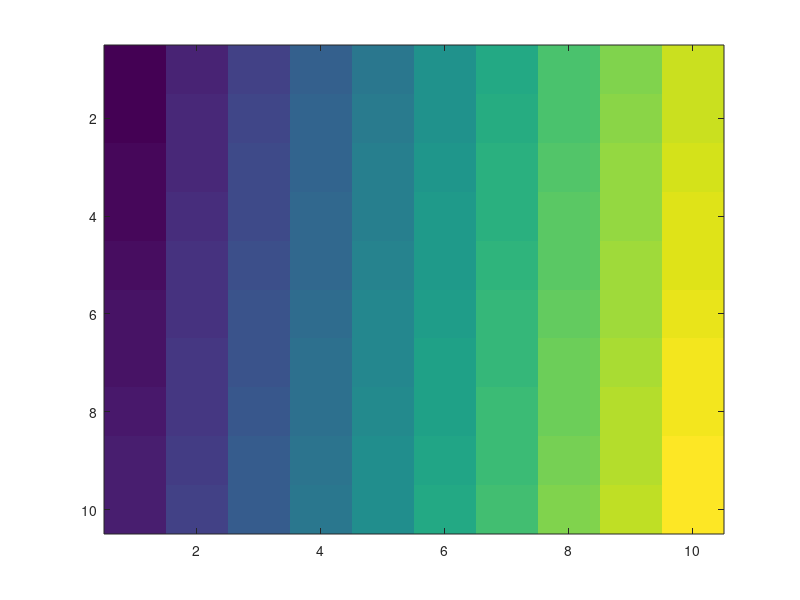
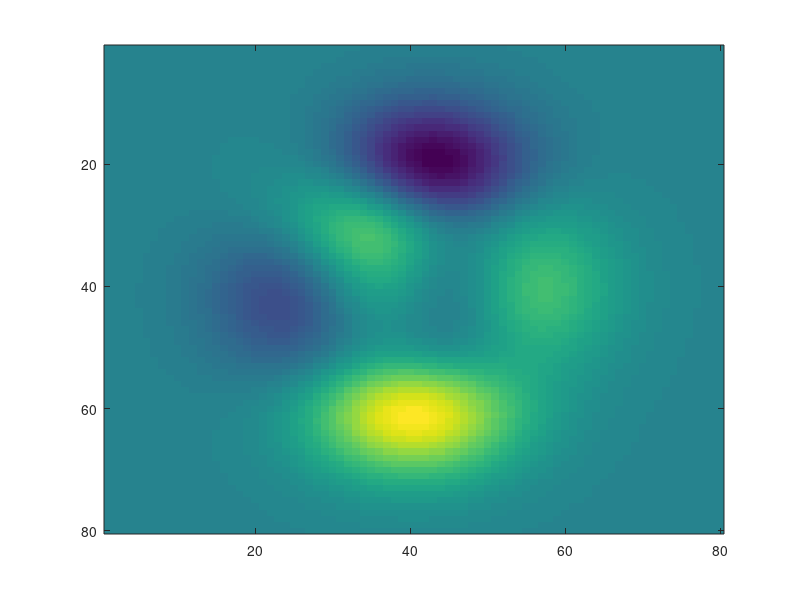
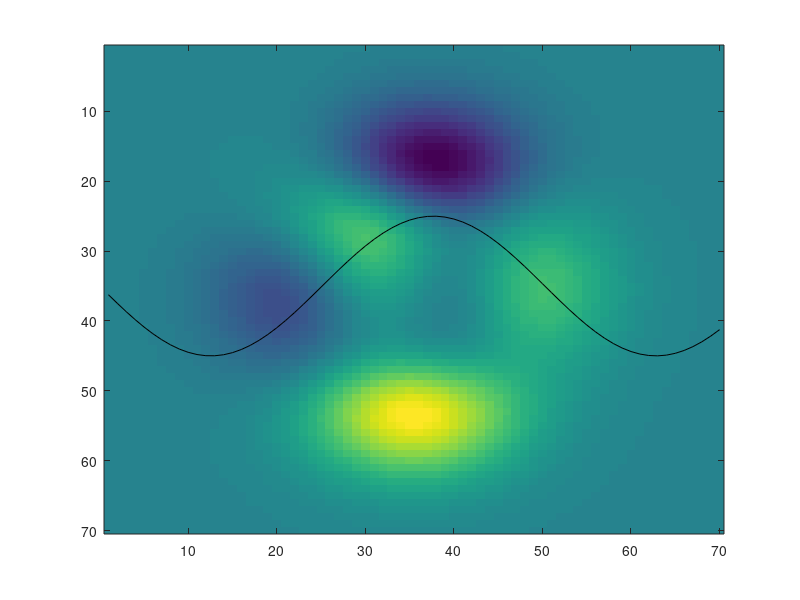
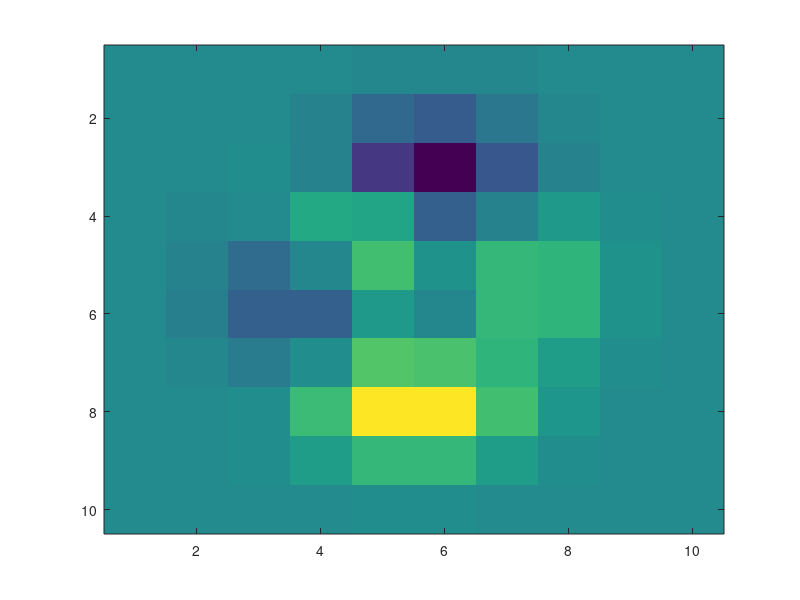

The MATLAB source for these figures, in order: (Note: this script raises an error after producing the figures.)
function summary = runM35BackendPlannerTests(outputDirectory)
%RUNM35BACKENDPLANNERTESTS Validate deterministic scalar-image planning.
    repositoryRoot = fileparts(fileparts(mfilename('fullpath')));
    if nargin < 1
        outputDirectory = fullfile(repositoryRoot, '.audit', 'm35-planner');
    end
    addpath(fullfile(repositoryRoot, 'src'));
    resetDirectory(outputDirectory);
    cases = { ...
        'P1_explicit_vector', @() explicitDecision('vector','vector','explicit_vector',10000); ...
        'P2_explicit_hybrid', @() explicitDecision('hybrid','hybrid','explicit_hybrid',4); ...
        'P3_auto_tiny_vector', @() publicAuto(outputDirectory, 10, 10, 'vector'); ...
        'P4_below_threshold', @() boundaryDecision(4095,'vector'); ...
        'P5_exact_threshold', @() boundaryDecision(4096,'vector'); ...
        'P6_above_threshold', @() boundaryDecision(4097,'hybrid'); ...
        'P7_auto_250_hybrid', @() sizeDecision(250,250,'hybrid'); ...
        'P8_auto_500_hybrid', @() sizeDecision(500,500,'hybrid'); ...
        'P9_rectangular_equivalence', @() rectangularEquivalence(); ...
        'P10_no_image', @() noImageDecision(); ...
        'P11_profile_independence', @() profileIndependence(); ...
        'P12_mixed_image_line', @() mixedPublic(outputDirectory); ...
        'P13_multiple_axes', @() multipleAxesDecision(); ...
        'P14_exportset_auto_default', @() setAuto(outputDirectory); ...
        'P15_exportset_override', @() setOverride(outputDirectory); ...
        'P16_manifest_metadata', @() manifestMetadata(outputDirectory); ...
        'P17_deterministic_repeat', @() deterministicRepeat(); ...
        'P18_rgb_unsupported', @() unsupportedRgb(outputDirectory); ...
        'P19_alpha_unsupported', @() unsupportedAlpha(outputDirectory); ...
        'P20_invalid_backend', @() invalidBackend(outputDirectory); ...
        'P21_policy_metadata', @() policyMetadata(); ...
        'P22_explicit_vector_large', @() explicitDecision('vector','vector','explicit_vector',250000); ...
        'P23_explicit_hybrid_tiny', @() publicExplicitHybrid(outputDirectory); ...
        'P24_architecture_invariant', @() architectureInvariant(repositoryRoot)};
    rows = cell(size(cases,1),4); failures = 0;
    for k = 1:size(cases,1)
        try
            detail = cases{k,2}(); status = 'PASS';
        catch err
            status = 'FAIL'; failures = failures + 1;
            detail = sprintf('%s: %s', identifierText(err.identifier), oneLine(err.message));
        end
        rows(k,:) = {cases{k,1},status,detail,'planner'};
    end
    resultPath = fullfile(outputDirectory,'planner-results.tsv'); writeRows(resultPath,rows);
    summary = struct('failures',failures,'tests',size(rows,1),'resultPath',resultPath);
    if failures > 0
        fprintf(2,'M3.5 planner diagnostics from %s:\n%s',resultPath,fileread(resultPath));
        error('M2T:M35PlannerTestsFailed','%d M3.5 planner tests failed.',failures);
    end
end

function detail = explicitDecision(requested, selected, reason, cells)
    decision=m2t.planning.selectImageBackend(imageIr(1,cells),requested);
    assert(strcmp(decision.selected,selected)&&strcmp(decision.reason,reason));
    detail=sprintf('%s request selects %s for %d cells',requested,selected,cells);
end

function detail = publicAuto(root, rows, columns, selected)
    [fig,cleanup]=imageFigure(reshape(1:(rows*columns),rows,columns));
    result=m2t.export(fig,fullfile(root,sprintf('auto-%dx%d',rows,columns)), ...
        'ImageBackend','auto'); assert(result.success);
    assertDecision(result,'auto',selected,reasonFor(selected));
    if strcmp(selected,'hybrid'),assert(numel(result.render.assets)==1);else,assert(isempty(result.render.assets));end
    detail=sprintf('%dx%d auto selected %s and compiled',rows,columns,selected);clear cleanup;
end

function detail = boundaryDecision(cells, expected)
    decision=m2t.planning.selectImageBackend(imageIr(1,cells),'auto');
    assert(strcmp(decision.selected,expected)&&decision.maxImageCells==cells);
    detail=sprintf('%d cells select %s',cells,expected);
end

function detail = sizeDecision(rows,columns,expected)
    decision=m2t.planning.selectImageBackend(imageIr(rows,columns),'auto');
    assert(strcmp(decision.selected,expected));
    detail=sprintf('%dx%d=%d selects %s',rows,columns,rows*columns,expected);
end

function detail = rectangularEquivalence()
    shapes=[100 100;50 200;20 500;1 10000]; selected=cell(1,4);
    for k=1:4
        decision=m2t.planning.selectImageBackend(imageIr(shapes(k,1),shapes(k,2)),'auto');
        selected{k}=decision.selected;
    end
    assert(all(strcmp(selected,'hybrid')));
    detail='100x100, 50x200, 20x500, and 1x10000 all select hybrid';
end

function detail = noImageDecision()
    ax=m2t2.ir.makeAxes();line=m2t2.ir.makeLineSeries();line.x=[1 2];line.y=[1 2];ax.series={line};
    decision=m2t.planning.selectImageBackend(m2t2.ir.makeFigure({ax}),'auto');
    assert(strcmp(decision.selected,'vector')&&strcmp(decision.reason,'no_image_layer'));
    detail='line-only FigureIR selects vector with no_image_layer';
end

function detail = profileIndependence()
    [fig,cleanup]=imageFigure(peaks(80));analysis=m2t.internal.analyzeFigure(fig);
    before=m2t.planning.selectImageBackend(analysis.ir,'auto');
    selection=m2t.profile.getSelection('publication',[]);
    transformed=m2t.profile.apply(analysis.ir,selection.profile,selection.width);
    after=m2t.planning.selectImageBackend(transformed.ir,'auto');
    assert(strcmp(before.selected,after.selected)&&strcmp(before.reason,after.reason));
    detail='profile geometry does not change the 6400-cell decision';clear cleanup;
end

function detail = mixedPublic(root)
    fig=figure('Visible','off');cleanup=onCleanup(@()closeFigure(fig));ax=axes('Parent',fig);
    imagesc(ax,peaks(70));hold(ax,'on');plot(ax,1:70,35+10*sin((1:70)/8),'k-');
    result=m2t.export(fig,fullfile(root,'mixed'),'ImageBackend','auto');
    assert(result.success);assertDecision(result,'auto','hybrid','dense_scalar_image');
    assert(~isempty(strfind(fileread(result.texPath),'\addplot+['))); %#ok<STREMP>
    detail='dense image is hybrid while line stays vector';clear cleanup;
end

function detail = multipleAxesDecision()
    first=imageAxes(20,20,'axes-1');second=imageAxes(80,80,'axes-2');
    decision=m2t.planning.selectImageBackend(m2t2.ir.makeFigure({first second}),'auto');
    assert(decision.imageLayerCount==2&&decision.maxImageCells==6400);
    assert(strcmp(decision.selected,'hybrid'));
    detail='figure-level decision uses largest of two visible image layers';
end

function detail = setAuto(root)
    [small,c1]=imageFigure(peaks(10));[dense,c2]=imageFigure(peaks(65));
    entries=struct('figure',{small,dense},'name',{'small-auto','dense-auto'});
    result=m2t.exportSet(entries,fullfile(root,'set-auto'),'ImageBackend','auto');assert(result.success);
    assert(strcmp(result.entries(1).effective.selectedImageBackend,'vector'));
    assert(strcmp(result.entries(2).effective.selectedImageBackend,'hybrid'));
    detail='set auto resolves small vector and dense hybrid';clear c1 c2;
end

function detail = setOverride(root)
    [fig,cleanup]=imageFigure(peaks(10));
    entry=struct('figure',fig,'name','forced-hybrid','imageBackend','hybrid');
    result=m2t.exportSet(entry,fullfile(root,'set-override'),'ImageBackend','auto');assert(result.success);
    assert(strcmp(result.entries(1).effective.requestedImageBackend,'hybrid'));
    assert(strcmp(result.entries(1).effective.backendReason,'explicit_hybrid'));
    detail='entry explicit hybrid overrides set auto';clear cleanup;
end

function detail = manifestMetadata(root)
    [fig,cleanup]=imageFigure(peaks(65));entry=struct('figure',fig,'name','planned');
    result=m2t.exportSet(entry,fullfile(root,'manifest'),'ImageBackend','auto');assert(result.success);
    text=fileread(result.manifestPath);
    assertContains(text,'"requestedImageBackend":"auto"');
    assertContains(text,'"selectedImageBackend":"hybrid"');
    assertContains(text,'"backendReason":"dense_scalar_image"');
    assertContains(text,'"backendPolicy":"default-v1"');
    detail='schema 1 manifest contains additive planner fields';clear cleanup;
end

function detail = deterministicRepeat()
    ir=imageIr(65,65);first=m2t.planning.selectImageBackend(ir,'auto');
    second=m2t.planning.selectImageBackend(ir,'auto');assert(isequal(first,second));
    detail='repeated normalized input returns identical decision struct';
end

function detail = unsupportedRgb(root)
    rgb=zeros(2,3,3);rgb(:,:,1)=1;fig=figure('Visible','off');cleanup=onCleanup(@()closeFigure(fig));
    image(axes('Parent',fig),rgb);result=m2t.export(fig,fullfile(root,'rgb'),'ImageBackend','auto');
    assert(~result.success&&strcmp(result.status,'unsupported'));
    assert(strcmp(result.diagnostics(1).code,'M2T2:E_IMAGE_RGB_UNSUPPORTED'));
    detail='auto does not hide RGB capability rejection';clear cleanup;
end

function detail = unsupportedAlpha(root)
    [fig,cleanup]=imageFigure([1 2;3 4]);handle=findobj(fig,'Type','image');set(handle,'AlphaData',0.5);
    result=m2t.export(fig,fullfile(root,'alpha'),'ImageBackend','auto');
    assert(~result.success&&strcmp(result.diagnostics(1).code,'M2T2:E_IMAGE_ALPHA_UNSUPPORTED'));
    detail='auto does not hide source-alpha capability rejection';clear cleanup;
end

function detail = invalidBackend(root)
    [fig,cleanup]=imageFigure([1 2;3 4]);result=m2t.export(fig,fullfile(root,'invalid'),'ImageBackend','adaptive');
    assert(~result.success&&strcmp(result.diagnostics(1).code,'M2T:IMAGE_BACKEND_UNKNOWN'));
    assert(exist([fullfile(root,'invalid') '.tex'],'file')~=2);
    detail='unknown request remains a structured no-output error';clear cleanup;
end

function detail = policyMetadata()
    policy=m2t.planning.defaultPolicy();decision=m2t.planning.selectImageBackend(imageIr(64,64),'auto');
    assert(strcmp(policy.id,'default-v1')&&policy.version==1&&policy.maxVectorCells==4096);
    assert(isequal(decision.policy,policy));
    bad=policy;bad.maxVectorCells=0;caught=false;try,m2t.planning.selectImageBackend(imageIr(2,2),'auto',bad);catch err,caught=strcmp(err.identifier,'M2T:BACKEND_POLICY_INVALID');end;assert(caught);
    detail='default-v1 threshold 4096 is exposed and validated';
end

function detail = publicExplicitHybrid(root)
    [fig,cleanup]=imageFigure([1 2;3 4]);result=m2t.export(fig,fullfile(root,'tiny-hybrid'),'ImageBackend','hybrid');
    assert(result.success);assertDecision(result,'hybrid','hybrid','explicit_hybrid');assert(numel(result.render.assets)==1);
    detail='explicit hybrid compiles a tiny image despite auto policy';clear cleanup;
end

function detail = architectureInvariant(root)
    planner=fileread(fullfile(root,'src','+m2t','+planning','selectImageBackend.m'));
    forbidden={'get(','ishandle','graphics_toolkit','imwrite','compileLuaLatex','makePgfplotsPlan'};
    for k=1:numel(forbidden),assert(isempty(strfind(lower(planner),lower(forbidden{k}))));end %#ok<STREMP>
    renderer=fileread(fullfile(root,'src','+m2t2','+render','makePgfplotsPlan.m'));
    assert(isempty(strfind(renderer,'maxVectorCells'))); %#ok<STREMP>
    detail='planner is handle/toolkit/compiler/PNG-free and renderer has no heuristic';
end

function ir = imageIr(rows,columns)
    ir=m2t2.ir.makeFigure({imageAxes(rows,columns,'axes-1')});
end

function ax = imageAxes(rows,columns,id)
    image=m2t2.ir.makeImageSeries();image.x=1:columns;image.y=1:rows;
    image.cdata=zeros(rows,columns);ax=m2t2.ir.makeAxes();ax.id=id;
    ax.xlim=[0.5 max(1.5,columns+0.5)];ax.ylim=[0.5 max(1.5,rows+0.5)];ax.series={image};
end

function [fig,cleanup] = imageFigure(data)
    fig=figure('Visible','off');cleanup=onCleanup(@()closeFigure(fig));imagesc(axes('Parent',fig),data);
end

function value = reasonFor(selected)
    if strcmp(selected,'vector'),value='small_scalar_image';else,value='dense_scalar_image';end
end
function assertDecision(result,requested,selected,reason)
    assert(strcmp(result.render.imageBackend.requested,requested));
    assert(strcmp(result.render.imageBackend.selected,selected));
    assert(strcmp(result.render.imageBackend.reason,reason));
    assert(strcmp(result.render.effectiveImageBackend,selected));
end
function assertContains(text,pattern),assert(~isempty(strfind(text,pattern)));end %#ok<STREMP>
function closeFigure(fig),if ishandle(fig),close(fig);end,end
function resetDirectory(path),if exist(path,'dir')==7,rmdir(path,'s');end,mkdir(path);end
function value=oneLine(value),value=regexprep(value,'[\r\n\t]+',' ');end
function value=identifierText(value),if isempty(value),value='<none>';end,end
function writeRows(path,rows)
    fid=fopen(path,'wb');assert(fid>=0);cleanup=onCleanup(@()fclose(fid));
    fprintf(fid,'case\tstatus\tdetail\tlayer\n');
    for k=1:size(rows,1),fprintf(fid,'%s\t%s\t%s\t%s\n',rows{k,:});end
    clear cleanup;
end
